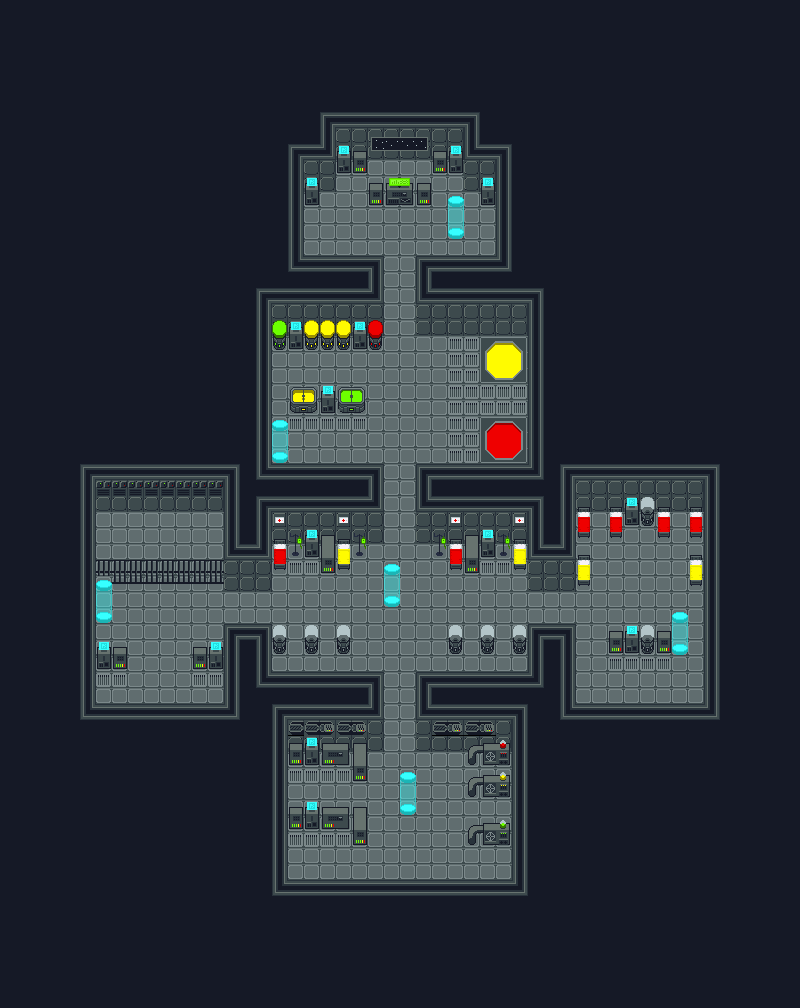

This game map was drawn from its Tiled (.tmx) file and the tilesets committed beside it. A one-line description and the trimmed map source follow:
An orthogonal 50x63 tile map with 16x16 px tiles, 2 tile layers (bg, obj) and 6 objects (Brig, Infirmary, CrewCabin, Engine, Laboratory, ...).

<map version="1.4" tiledversion="1.4.3" orientation="orthogonal" renderorder="right-down" width="50" height="63" tilewidth="16" tileheight="16" infinite="0" nextlayerid="30" nextobjectid="241">
 <tileset firstgid="1" source="tilesheet.tsx" />
 <layer id="1" name="bg" width="50" height="63">
  <data>[3150 cells, 3150 non-empty, 14 distinct tile ids]</data>
 </layer>
 <layer id="3" name="obj" width="50" height="63">
  <data>[3150 cells, 231 non-empty, 81 distinct tile ids]</data>
 </layer>
 <objectgroup id="29" name="rooms">
  <object id="232" name="Brig" x="80.6667" y="464" width="156.667" height="253.333" />
  <object id="233" name="Infirmary" x="256" y="496.667" width="288" height="190.667" />
  <object id="234" name="CrewCabin" x="561.333" y="463.333" width="158" height="256" />
  <object id="235" name="Engine" x="273.333" y="704.667" width="254" height="190" />
  <object id="236" name="Laboratory" x="256.667" y="287.333" width="287.333" height="192" />
  <object id="238" name="Command" x="290" y="114" width="217.333" height="152.667" />
 </objectgroup>
</map>
